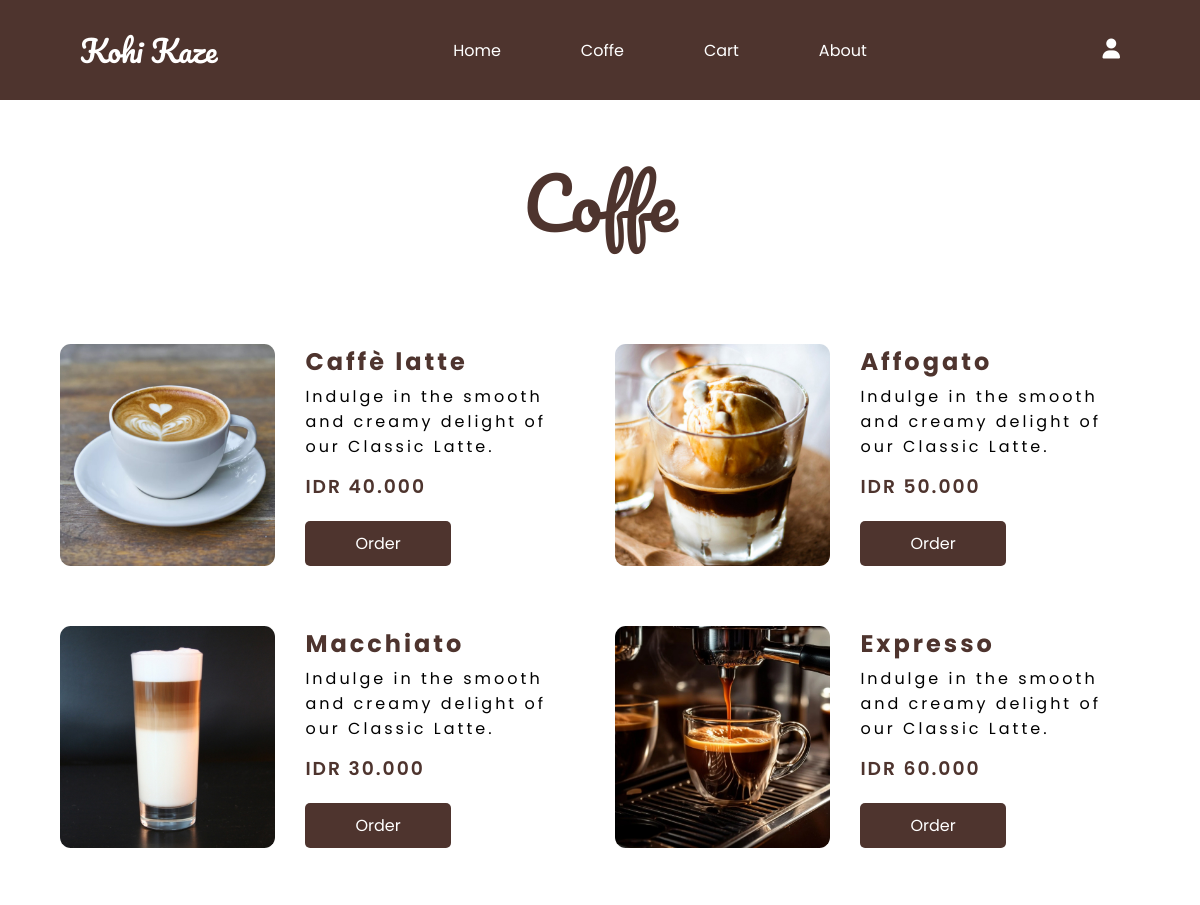
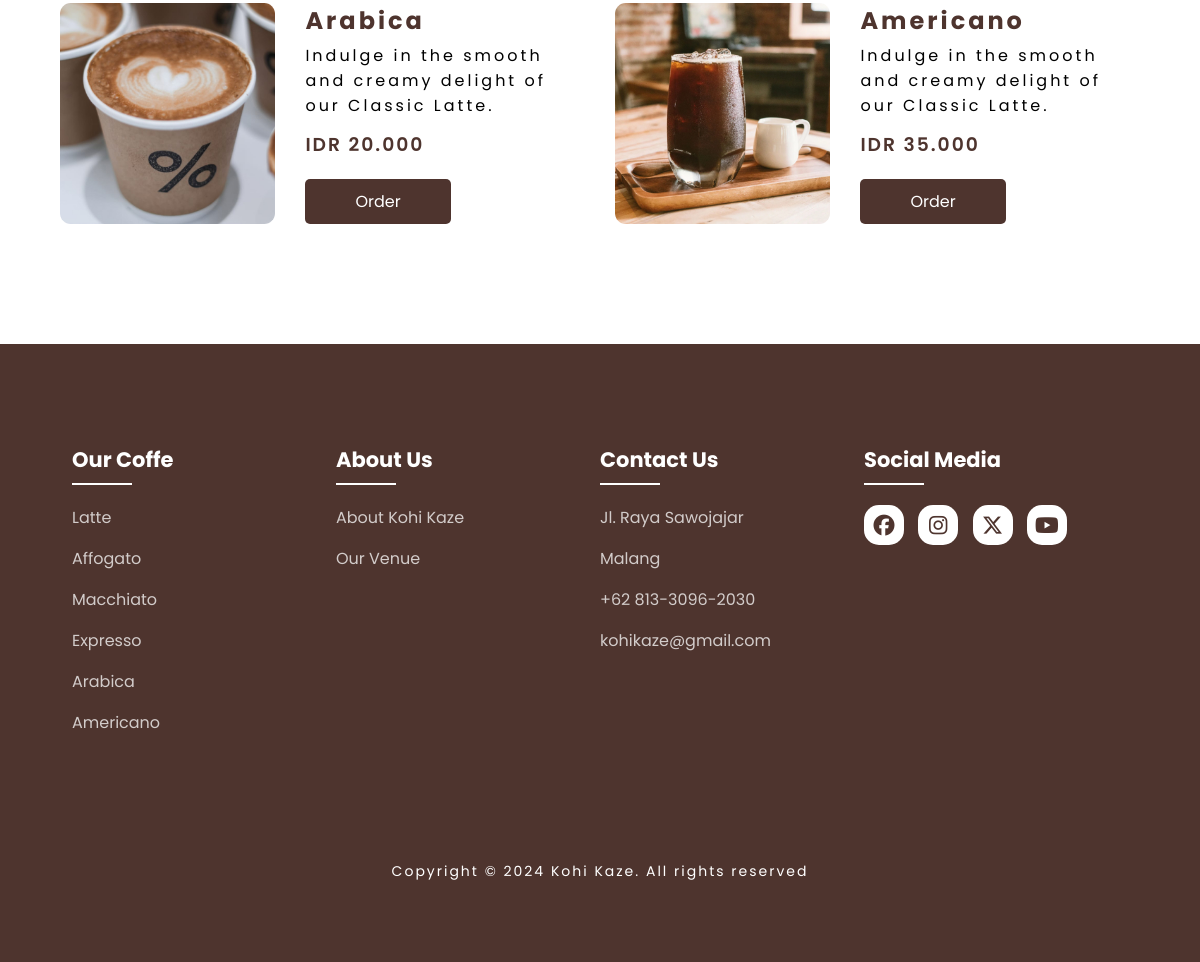
Page /kohi_user/coffe.php (signed in) on the committed database (2 pictures, top to bottom).
### tables this page shows
CREATE TABLE `produk` (
  `id_produk` int(11) NOT NULL,
  `nama_produk` varchar(100) NOT NULL,
  `deskripsi_produk` text NOT NULL,
  `harga_produk` int(11) NOT NULL,
  `foto_produk` varchar(225) NOT NULL,
  `stok_produk` int(11) NOT NULL
);

### kohi_user/coffe.php (the view, shortened to what this page needs)
<?php
    include "header.php"
?>
<!DOCTYPE html>
<html lang="en">
<head>
    <link rel="stylesheet" href="style/coffe.css">
</head>
<body>
    <section class="all-coffe-page">
        <div class="coffe-content">
            <div class="coffe-title">
                <h1>Coffe</h1>
            </div>
            <div class="card-box">
                <?php
                    require "connection.php";
                    $query_kopi = mysqli_query($conn, "SELECT * FROM produk");
                    while ($data_kopi = mysqli_fetch_array($query_kopi)) {
                ?>
                        <div class="menu-card">
                            <div class="menu-img">
                                <img src="../images/<?= $data_kopi['foto_produk']?>" alt="latte image">
                            </div>
                            <div class="menu-info">
                                <div class="menu-text">
                                    <h2><?= $data_kopi['nama_produk']?></h2>
                                    <p><?= $data_kopi['deskripsi_produk']?></p>
                                </div>
                                <div class="menu-price-button">
                                    <h3>IDR <?=number_format($data_kopi['harga_produk'], 0, ',', '.')?></h3>
                                    <div class="menu-button">
                                        <a href="detailCoffe.php?id_produk=<?= $data_kopi['id_produk']?>">Order</a>
                                    </div>
                                </div>
                            </div>
                        </div>
                <?php
                    }
                ?>
            </div>
        </div>
    </section>
</body>
</html>
<?php
    include "footer.php"
?>

### kohi_user/header.php (shortened to what this page needs)
<!DOCTYPE html>
<html lang="en">
<head>
    <link rel="stylesheet" href="style/header.css">
</head>
<body>
    <header>
        <nav class="navbar">
            <div class="nav-title">
                <h1>Kohi Kaze</h1>
            </div>
            <div class="nav-content">
                <ul id="nav-links">
                    <li><a href="index.php">Home</a></li>
                    <li><a href="coffe.php">Coffe</a></li>
                    <li><a href="cart.php">Cart</a></li>
                    <li><a href="#">About</a></li>
                </ul>
            </div>
            <div class="profile-icon">
                <details>
                    <summary><i class="fa-solid fa-user"></i></summary>
                </details>
            </div>
        </nav>
    </header>
</body>
</html>

### kohi_user/footer.php (shortened to what this page needs)
<!DOCTYPE html>
<html lang="en">
<head>
    <link rel="stylesheet" href="style/footer.css">
    <link href="https://unpkg.com/aos@2.3.1/dist/aos.css" rel="stylesheet">
</head>
<body>
<section id="contact">
        <div class="footer">
          <div class="main">
            <div class="list">
              <h4 data-aos="zoom-in-right" data-aos-duration=1000 data-aos-once="true">Our Coffe</h4>
              <ul>
                <li data-aos="fade-right" data-aos-duration=1000 data-aos-delay=200 data-aos-once="true"><a href="semuaproduk.php?id-kategori=1">Latte</a></li>
                <li data-aos="fade-right" data-aos-duration=1000 data-aos-delay=400 data-aos-once="true"><a href="semuaproduk.php?id-kategori=2">Affogato</a></li>
                <li data-aos="fade-right" data-aos-duration=1000 data-aos-delay=600 data-aos-once="true"><a href="semuaproduk.php?id-kategori=3">Macchiato</a></li>
                <li data-aos="fade-right" data-aos-duration=1000 data-aos-delay=800 data-aos-once="true"><a href="semuaproduk.php?id-kategori=4">Expresso</a></li>
                <li data-aos="fade-right" data-aos-duration=1000 data-aos-delay=1000 data-aos-once="true"><a href="semuaproduk.php?id-kategori=5">Arabica</a></li>
                <li data-aos="fade-right" data-aos-duration=1000 data-aos-delay=1200 data-aos-once="true"><a href="semuaproduk.php?id-kategori=5">Americano</a></li>
              </ul>
            </div>
            <div class="list">
              <h4 data-aos="zoom-in-right" data-aos-duration=1000 data-aos-once="true">About Us</h4>
              <ul>
                <li data-aos="fade-right" data-aos-duration=1000 data-aos-delay=200 data-aos-once="true"><a href="aboutus.php">About Kohi Kaze</a></li>
                <li data-aos="fade-right" data-aos-duration=1000 data-aos-delay=400 data-aos-once="true"><a href="https://www.google.com/maps/place/Jl.+Danau+Ranau,+Sawojajar,+Kec.+Kedungkandang,+Kota+Malang,+Jawa+Timur+65139/data=!4m2!3m1!1s0x2dd6285d1f051a77:0xd137e941d65978a?sa=X&ved=1t:242&ictx=111">Our Venue</a></li>
              </ul>
            </div>
            <div class="list">
              <h4 data-aos="zoom-in-right" data-aos-duration=1000 data-aos-once="true">Contact Us</h4>
              <ul>
                <li data-aos="fade-right" data-aos-duration=1000 data-aos-delay=200 data-aos-once="true"><a href="https://www.google.com/maps/place/Jl.+Raya+Sawojajar,+Sawojajar,+Kec.+Kedungkandang,+Kota+Malang,+Jawa+Timur/@-7.9772034,112.6545466,16.25z/data=!4m6!3m5!1s0x2dd62843213b3e3b:0xb122e6ed58f7609b!8m2!3d-7.9736408!4d112.6558499!16s%2Fg%2F1hm5nw0h4?entry=ttu" target="_blank">Jl. Raya Sawojajar</a></li>
                <li data-aos="fade-right" data-aos-duration=1000 data-aos-delay=400 data-aos-once="true"><a href="https://www.google.com/maps/place/Malang,+Kota+Malang,+Jawa+Timur/@-7.9786372,112.5492092,12z/data=!3m1!4b1!4m6!3m5!1s0x2dd62822063dc2fb:0x78879446481a4da2!8m2!3d-7.9666204!4d112.6326321!16zL20vMDR3OGRu?entry=ttu" target="_blank">Malang</a></li>
                <li data-aos="fade-right" data-aos-duration=1000 data-aos-delay=600 data-aos-once="true"><a href="#">+62 813-3096-2030</a></li>
                <li data-aos="fade-right" data-aos-duration=1000 data-aos-delay=1000 data-aos-once="true"><a href="#">kohikaze@gmail.com</a></li>
              </ul>
            </div>
            <div class="list">
              <h4 data-aos="zoom-in-right" data-aos-duration=1000 data-aos-once="true">Social Media</h4>
              <div class="social">
                <li data-aos="fade-up" data-aos-duration=1000 data-aos-once="true">
                  <a href=""><i class="fa-brands fa-facebook"></i></a>
                </li>
                <li data-aos="fade-up" data-aos-duration=1000 data-aos-delay=200 data-aos-once="true">
                  <a href=""><i class="fa-brands fa-instagram"></i></a>
                </li>
                <li data-aos="fade-up" data-aos-duration=1000 data-aos-delay=400 data-aos-once="true">
                  <a href=""><i class="fa-brands fa-x-twitter"></i></a>
                </li>
                <li data-aos="fade-up" data-aos-duration=1000 data-aos-delay=600 data-aos-once="true">
                  <a href=""><i class="fa-brands fa-youtube"></i></a>
                </li>
              </div>
            </div>
          </div>
        </div>
        <div class="end-text" data-aos="zoom-in" data-aos-duration=1000 data-aos-once="true">
          <p>Copyright © 2024 Kohi Kaze. All rights reserved</p>
        </div>
      </section>
</body>
</html>

### kohi_user/style/header.css (style rules this page uses)
* { padding: 0; margin: 0; box-sizing: border-box; font-family: "Montserrat", sans-serif; }
.navbar { display: flex; justify-content: space-between; position: fixed; top: 0; z-index: 100; width: 100%; padding: 10px 80px; height: 100px; transition: background-color 0.3s ease, padding 0.3s ease; }
.nav-title { display: flex; align-items: center; text-align: center; }
.nav-title h1 { color: #fff; font-family: "Pacifico", sans-serif; font-size: 30px; font-weight: 500; }
.nav-content { display: flex; align-items: center; }
.nav-content ul { display: flex; gap: 80px; color: #fff; list-style: none; }
.nav-content ul a { color: #fff; text-decoration: none; }
.profile-icon { display: flex; align-items: center; }
.profile-icon i { font-size: 20px; color: #fff; text-align: center; }
.profile-icon summary { display: inline-block; cursor: pointer; }

### kohi_user/style/coffe.css (style rules this page uses)
* { padding: 0; margin: 0; box-sizing: border-box; scroll-behavior: smooth; }
body { height: 100vh; width: 100%; }
.navbar { background: #4E342E; }
.all-coffe-page { margin-top: 141px; padding: 0 5%; width: 100%; }
.coffe-title { text-align: center; }
.coffe-title h1 { color: #4E342E; font-family: "Pacifico", sans-serif; font-size: 70px; font-weight: 400; }
.card-box { margin-top: 50px; display: flex; justify-content: flex-start; align-items: center; gap: 30px; flex-wrap: wrap; width: 100%; }
.menu-card { flex: 1 1 45%; display: flex; gap: 30px; width: 100%; margin-top: 30px; }
.menu-img { width: 100%; max-width: 300px; overflow: hidden; border-radius: 5%; }
.menu-img img { object-fit: cover; width: 100%; height: 100%; }
.menu-info { display: flex; flex-direction: column; justify-content: space-between; }
.menu-text h2 { color: #4E342E; letter-spacing: 3px; margin-bottom: 5px; }
.menu-text p { font-weight: 400; letter-spacing: 3px; }
.menu-price-button h3 { color: #4E342E; letter-spacing: 2px; font-weight: 600; }
.menu-button { margin-top: 20px; }
.menu-button a { padding: 10px 50px; border-radius: 5px; background-color: #4E342E; color: #fff; display: inline-block; }

### kohi_user/style/footer.css (style rules this page uses)
* { padding: 0; margin: 0; box-sizing: border-box; font-family: "Poppins", sans-serif; text-decoration: none; list-style: none; }
#contact { margin-top: 120px; background: #4E342E; padding: 80px 6%; }
.main { display: flex; flex-wrap: wrap; }
.footer { padding: 20px 0; }
.list { width: 25%; }
.list h4 { font-size: 21px; color: #fff; margin-bottom:30px ; position: relative; }
.list h4::before { content: ""; position: absolute; height: 2px; width: 60px; left: 0; bottom: -10px; background-color: #fff; }
.list ul li:not(last-child) { margin-bottom: 16px ; }
.list ul li a { color: #ffffffbf; font-size: var(--p-font); display: block; transition: .3s; }
.list .social li { list-style: none; display: inline-flex; }
.list .social a { height: 40px; width: 40px; background-color: #fff; color: #4E342E; display: inline-flex; align-items: center; justify-content: center; font-size: 21px; border-radius: 15px; transition: .3s; margin-right: 10px; }
.end-text { text-align: center; padding-top: 90px; }
.end-text p { color: #fff; font-size: 14px; letter-spacing: 2px; }

### rows in the picture
produk: foto_produk (picture), nama_produk "Caffè latte", deskripsi_produk "Indulge in the smooth and creamy delight of our Classic Latte.", harga_produk "40.000"
produk: foto_produk (picture), nama_produk "Affogato", deskripsi_produk "Indulge in the smooth and creamy delight of our Classic Latte.", harga_produk "50.000"
produk: foto_produk (picture), nama_produk "Macchiato", deskripsi_produk "Indulge in the smooth and creamy delight of our Classic Latte.", harga_produk "30.000"
produk: foto_produk (picture), nama_produk "Expresso", deskripsi_produk "Indulge in the smooth and creamy delight of our Classic Latte.", harga_produk "60.000"
produk: foto_produk (picture), nama_produk "Arabica", deskripsi_produk "Indulge in the smooth and creamy delight of our Classic Latte.", harga_produk "20.000"
produk: foto_produk (picture), nama_produk "Americano", deskripsi_produk "Indulge in the smooth and creamy delight of our Classic Latte.", harga_produk "35.000"
